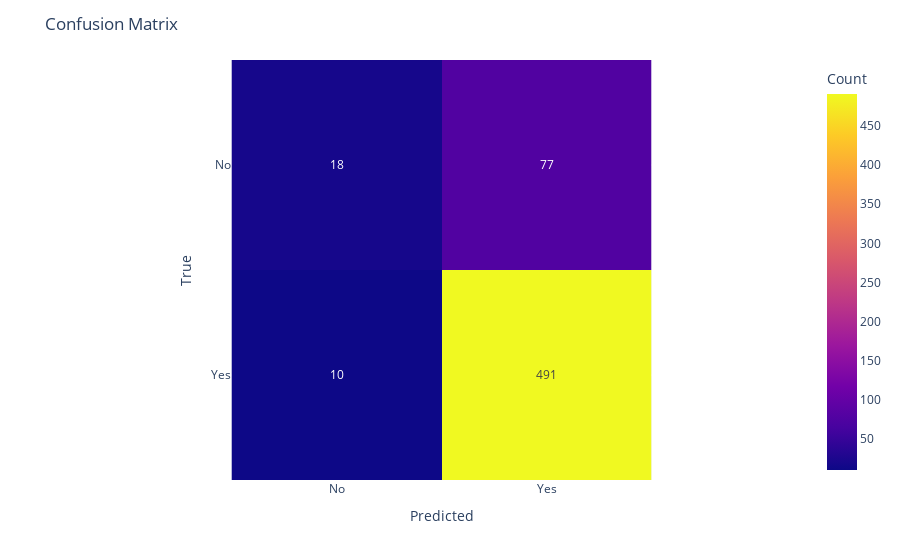

Notebook code cell kept with this figure:
### Markdown cell above
### Confusion Matrix

### Code cell
import plotly.express as px
fig = px.imshow(conf_matrix, text_auto=True,labels=dict(x="Predicted", y="True", color="Count"))
fig.update_layout(title='Confusion Matrix')
fig.update_xaxes(title_text='Predicted', tickvals = [0, 1], ticktext = ['No', 'Yes'])
fig.update_yaxes(title_text='True', tickvals = [0, 1], ticktext = ['No', 'Yes'])
fig.show()

### Figure 1 — Plotly figure (JSON) as saved in the notebook; plotly's stock layout.template omitted (floating-point values rounded to 4 significant figures)
{"data": [{"coloraxis": "coloraxis", "hovertemplate": "Predicted: %{x}<br>True: %{y}<br>Count: %{z}<extra></extra>", "name": "0", "texttemplate": "%{z}", "type": "heatmap", "xaxis": "x", "yaxis": "y", "z": [[18, 77], [10, 491]]}], "layout": {"coloraxis": {"colorbar": {"title": {"text": "Count"}}, "colorscale": [[0, "#0d0887"], [0.1111, "#46039f"], [0.2222, "#7201a8"], [0.3333, "#9c179e"], [0.4444, "#bd3786"], [0.5556, "#d8576b"], [0.6667, "#ed7953"], [0.7778, "#fb9f3a"], [0.8889, "#fdca26"], [1, "#f0f921"]]}, "margin": {"t": 60}, "title": {"text": "Confusion Matrix"}, "xaxis": {"anchor": "y", "constrain": "domain", "domain": [0, 1], "scaleanchor": "y", "ticktext": ["No", "Yes"], "tickvals": [0, 1], "title": {"text": "Predicted"}}, "yaxis": {"anchor": "x", "autorange": "reversed", "constrain": "domain", "domain": [0, 1], "ticktext": ["No", "Yes"], "tickvals": [0, 1], "title": {"text": "True"}}}}
